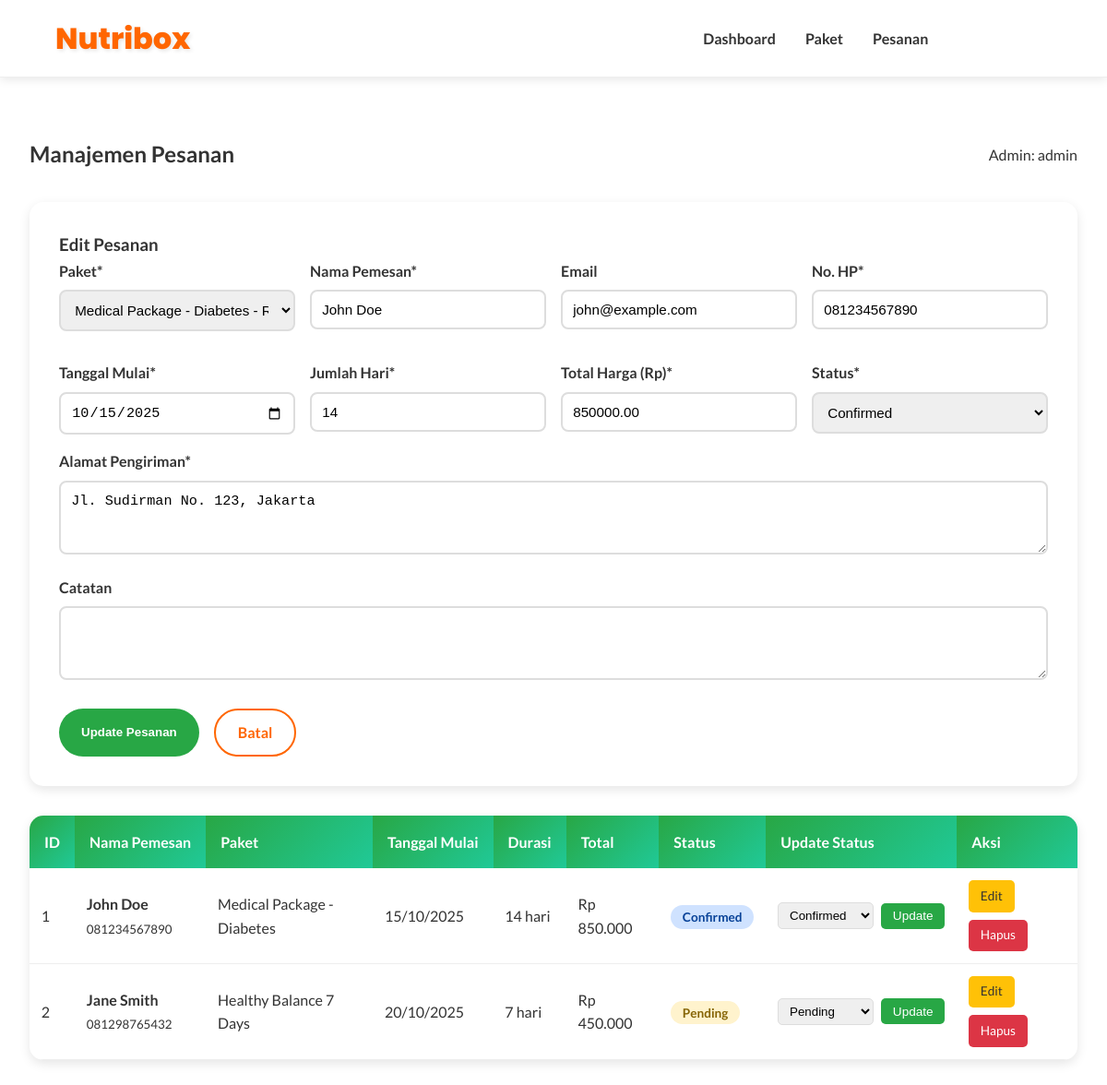
Page /manage_pesanan.php?edit=1 (signed in) on the committed database.
### tables this page shows
CREATE TABLE pesanan (
    id INT(11) PRIMARY KEY AUTO_INCREMENT,
    user_id INT(11),
    paket_id INT(11),
    nama_pemesan VARCHAR(100) NOT NULL,
    email VARCHAR(100),
    phone VARCHAR(20) NOT NULL,
    alamat TEXT NOT NULL,
    tanggal_mulai DATE NOT NULL,
    jumlah_hari INT(11) NOT NULL,
    total_harga DECIMAL(10,2) NOT NULL,
    status ENUM('pending', 'confirmed', 'processing', 'delivered', 'cancelled') DEFAULT 'pending',
    catatan TEXT,
    created_at TIMESTAMP DEFAULT CURRENT_TIMESTAMP,
    updated_at TIMESTAMP DEFAULT CURRENT_TIMESTAMP ON UPDATE CURRENT_TIMESTAMP,
    FOREIGN KEY (user_id) REFERENCES users(id) ON DELETE SET NULL,
    FOREIGN KEY (paket_id) REFERENCES paket_catering(id) ON DELETE SET NULL
);

CREATE TABLE paket_catering (
    id INT(11) PRIMARY KEY AUTO_INCREMENT,
    nama_paket VARCHAR(100) NOT NULL,
    kategori ENUM('medical', 'weight', 'healthy', 'kids') NOT NULL,
    deskripsi TEXT,
    harga DECIMAL(10,2) NOT NULL,
    durasi INT(11) DEFAULT 7 COMMENT 'Durasi dalam hari',
    kalori INT(11),
    status ENUM('active', 'inactive') DEFAULT 'active',
    gambar VARCHAR(255),
    created_at TIMESTAMP DEFAULT CURRENT_TIMESTAMP,
    updated_at TIMESTAMP DEFAULT CURRENT_TIMESTAMP ON UPDATE CURRENT_TIMESTAMP
);

### manage_pesanan.php (the view, shortened to what this page needs)
<?php
require_once 'koneksi.php';
$username = $_SESSION['username'];
$edit_data = null;
if (isset($_GET['edit'])) {
    $id = (int)$_GET['edit'];
    $result = mysqli_query($conn, "SELECT * FROM pesanan WHERE id = $id");
    $edit_data = mysqli_fetch_assoc($result);
}
$pesanan_query = "SELECT p.*, pc.nama_paket, pc.kategori
                  FROM pesanan p
                  LEFT JOIN paket_catering pc ON p.paket_id = pc.id
                  ORDER BY p.created_at DESC";
$pesanan_list = mysqli_query($conn, $pesanan_query);
$paket_options = mysqli_query($conn, "SELECT id, nama_paket, harga FROM paket_catering WHERE status = 'active'");
?>
<!DOCTYPE html>
<html lang="id">
<head>
    <link rel="stylesheet" href="style.css">
</head>
<body>
    <header>
        <div class="container">
            <h1>Nutribox</h1>
            <nav>
                <ul>
                    <li><a href="dashboard.php">Dashboard</a></li>
                    <li><a href="manage_paket.php">Paket</a></li>
                    <li><a href="manage_pesanan.php">Pesanan</a></li>
                    <li><a href="logout.php" class="btn-logout">Logout</a></li>
                </ul>
            </nav>
        </div>
    </header>
    <div class="crud-container">
        <div class="crud-header">
            <h2>Manajemen Pesanan</h2>
            <span>Admin: <?php echo htmlspecialchars($username); ?></span>
        </div>
        <div class="form-container">
            <h3><?php echo $edit_data ? 'Edit Pesanan' : 'Tambah Pesanan Baru'; ?></h3>
            <form method="POST" action="">
                <div class="form-grid">
                    <div class="form-group">
                        <label>Paket*</label>
                        <select name="paket_id" required>
                            <?php
                            mysqli_data_seek($paket_options, 0);
                            while ($paket = mysqli_fetch_assoc($paket_options)):
                            ?>
                                <option value="<?php echo $paket['id']; ?>"
                                    <?php echo ($edit_data['paket_id'] ?? '') == $paket['id'] ? 'selected' : ''; ?>>
                                    <?php echo htmlspecialchars($paket['nama_paket']); ?> - Rp <?php echo number_format($paket['harga'], 0, ',', '.'); ?>
                                </option>
                            <?php endwhile; ?>
                        </select>
                    </div>
                    <div class="form-group">
                        <label>Nama Pemesan*</label>
                        <input type="text" name="nama_pemesan" value="<?php echo $edit_data['nama_pemesan'] ?? ''; ?>" required>
                    </div>
                    <div class="form-group">
                        <label>Email</label>
                        <input type="email" name="email" value="<?php echo $edit_data['email'] ?? ''; ?>">
                    </div>
                    <div class="form-group">
                        <label>No. HP*</label>
                        <input type="text" name="phone" value="<?php echo $edit_data['phone'] ?? ''; ?>" required>
                    </div>
                    <div class="form-group">
                        <label>Tanggal Mulai*</label>
                        <input type="date" name="tanggal_mulai" value="<?php echo $edit_data['tanggal_mulai'] ?? date('Y-m-d'); ?>" required>
                    </div>
                    <div class="form-group">
                        <label>Jumlah Hari*</label>
                        <input type="number" name="jumlah_hari" value="<?php echo $edit_data['jumlah_hari'] ?? 7; ?>" min="1" required>
                    </div>
                    <div class="form-group">
                        <label>Total Harga (Rp)*</label>
                        <input type="number" name="total_harga" value="<?php echo $edit_data['total_harga'] ?? ''; ?>" step="1000" required>
                    </div>
                    <div class="form-group">
                        <label>Status*</label>
                        <select name="status" required>
                            <option value="confirmed" <?php echo ($edit_data['status'] ?? '') == 'confirmed' ? 'selected' : ''; ?>>Confirmed</option>
                        </select>
                    </div>
                </div>
                <div class="form-group">
                    <label>Alamat Pengiriman*</label>
                    <textarea name="alamat" required><?php echo $edit_data['alamat'] ?? ''; ?></textarea>
                </div>
                <div class="form-group">
                    <label>Catatan</label>
                    <textarea name="catatan"><?php echo $edit_data['catatan'] ?? ''; ?></textarea>
                </div>
                <div style="display: flex; gap: 1rem; margin-top: 1.5rem;">
                    <button type="submit" class="btn btn-primary">
                        <?php echo $edit_data ? 'Update Pesanan' : 'Tambah Pesanan'; ?>
                    </button>
                    <?php if ($edit_data): ?>
                        <a href="manage_pesanan.php" class="btn btn-outline">Batal</a>
                    <?php endif; ?>
                </div>
            </form>
        </div>
        <div class="table-container">
            <table>
                <thead>
                    <tr>
                        <th>ID</th>
                        <th>Nama Pemesan</th>
                        <th>Paket</th>
                        <th>Tanggal Mulai</th>
                        <th>Durasi</th>
                        <th>Total</th>
                        <th>Status</th>
                        <th>Update Status</th>
                        <th>Aksi</th>
                    </tr>
                </thead>
                <tbody>
                    <?php while ($row = mysqli_fetch_assoc($pesanan_list)): ?>
                    <tr>
                        <td><?php echo $row['id']; ?></td>
                        <td>
                            <strong><?php echo htmlspecialchars($row['nama_pemesan']); ?></strong><br>
                            <small><?php echo htmlspecialchars($row['phone']); ?></small>
                        </td>
                        <td><?php echo htmlspecialchars($row['nama_paket'] ?? 'N/A'); ?></td>
                        <td><?php echo date('d/m/Y', strtotime($row['tanggal_mulai'])); ?></td>
                        <td><?php echo $row['jumlah_hari']; ?> hari</td>
                        <td>Rp <?php echo number_format($row['total_harga'], 0, ',', '.'); ?></td>
                        <td>
                            <span class="badge badge-<?php echo $row['status']; ?>">
                                <?php echo ucfirst($row['status']); ?>
                            </span>
                        </td>
                        <td>
                            <form method="POST" class="status-form">
                                <select name="status">
                                    <option value="pending" <?php echo $row['status'] == 'pending' ? 'selected' : ''; ?>>Pending</option>
                                    <option value="confirmed" <?php echo $row['status'] == 'confirmed' ? 'selected' : ''; ?>>Confirmed</option>
                                </select>
                                <button type="submit" name="update_status" class="btn-small btn-primary">Update</button>
                            </form>
                        </td>
                        <td>
                            <div class="action-buttons">
                                <a href="?edit=<?php echo $row['id']; ?>" class="btn-small btn-edit">Edit</a>
                                <a href="?delete=<?php echo $row['id']; ?>"
                                   class="btn-small btn-delete"
                                   onclick="return confirm('Yakin ingin menghapus pesanan ini?')">Hapus</a>
                            </div>
                        </td>
                    </tr>
                    <?php endwhile; ?>
                </tbody>
            </table>
        </div>
    </div>
</body>
</html>

### style.css (style rules this page uses)
* { margin: 0; padding: 0; box-sizing: border-box; }
body { font-family: 'Lato', sans-serif; line-height: 1.6; color: #333; }
.container { width: 90%; max-width: 1200px; margin: auto; }
.btn { display: inline-block; padding: 0.7rem 1.5rem; border-radius: 50px; font-weight: 600; transition: 0.3s ease; text-decoration: none; cursor: pointer; border: none; }
.btn-primary { background: #28a745; color: #fff; }
.btn-outline { border: 2px solid #ff6600; color: #ff6600; background: transparent; }
header { background: #fff; border-bottom: 1px solid #eee; padding: 1rem 0; position: sticky; top: 0; z-index: 100; box-shadow: 0 2px 10px rgba(0,0,0,0.1); }
header .container { display: flex; justify-content: space-between; align-items: center; }
header h1 { font-family: 'Poppins', sans-serif; font-weight: 800; font-size: 2rem; color: #ff6600; text-shadow: 2px 2px 4px rgba(0,0,0,0.1); }
nav ul { list-style: none; display: flex; gap: 2rem; }
nav a { color: #333; font-weight: 600; text-decoration: none; position: relative; transition: all 0.3s ease; padding: 0.5rem 0; }
nav a::after { content: ""; position: absolute; left: 0; bottom: -4px; width: 0; height: 3px; background: linear-gradient(45deg, #ff6600, #ff8c42); border-radius: 2px; transition: width 0.3s ease; }
.form-group { margin-bottom: 1.5rem; }
.form-group label { display: block; margin-bottom: 0.5rem; color: #333; font-weight: 600; }
.form-group input { width: 100%; padding: 0.8rem; border: 2px solid #ddd; border-radius: 10px; font-size: 1rem; transition: all 0.3s ease; outline: none; }
.btn-logout { background: rgba(255,255,255,0.2); color: white; padding: 0.6rem 1.5rem; border: 2px solid white; border-radius: 25px; text-decoration: none; font-weight: 600; transition: all 0.3s ease; }

### manage_pesanan.php (style rules this page uses)
.crud-container { max-width: 1400px; margin: 2rem auto; padding: 2rem; }
.crud-header { display: flex; justify-content: space-between; align-items: center; margin-bottom: 2rem; }
.form-container { background: white; padding: 2rem; border-radius: 15px; box-shadow: 0 4px 12px rgba(0,0,0,0.1); margin-bottom: 2rem; }
.form-grid { display: grid; grid-template-columns: repeat(auto-fit, minmax(250px, 1fr)); gap: 1rem; }
.form-group { margin-bottom: 1rem; }
.form-group label { display: block; margin-bottom: 0.5rem; font-weight: 600; color: #333; }
.form-group input, .form-group select, .form-group textarea { width: 100%; padding: 0.7rem; border: 2px solid #ddd; border-radius: 8px; font-size: 0.95rem; }
.form-group textarea { min-height: 80px; resize: vertical; }
.table-container { background: white; border-radius: 15px; box-shadow: 0 4px 12px rgba(0,0,0,0.1); overflow-x: auto; }
table { width: 100%; border-collapse: collapse; min-width: 1000px; }
th { background: linear-gradient(135deg, #28a745, #20c997); color: white; padding: 1rem; text-align: left; font-weight: 600; white-space: nowrap; }
td { padding: 0.8rem; border-bottom: 1px solid #eee; }
.action-buttons { display: flex; gap: 0.5rem; flex-wrap: wrap; }
.btn-small { padding: 0.4rem 0.8rem; font-size: 0.85rem; border-radius: 5px; text-decoration: none; display: inline-block; border: none; cursor: pointer; }
.btn-edit { background: #ffc107; color: #333; }
.btn-delete { background: #dc3545; color: white; }
.badge { padding: 0.3rem 0.8rem; border-radius: 20px; font-size: 0.85rem; font-weight: 600; white-space: nowrap; }
.badge-pending { background: #fff3cd; color: #856404; }
.badge-confirmed { background: #cfe2ff; color: #084298; }
.status-form { display: flex; gap: 0.5rem; align-items: center; }
.status-form select { padding: 0.3rem 0.5rem; border: 1px solid #ddd; border-radius: 5px; }

### rows in the picture
pesanan: paket_id "Medical Package - Diabetes - Rp 850.000", nama_pemesan "John Doe", email "john@example.com", phone "081234567890", tanggal_mulai "10/15/2025", jumlah_hari "14", total_harga "850000.00", status "Confirmed", alamat "Jl. Sudirman No. 123, Jakarta", id "1", paket.nama_paket "Medical Package - Diabetes", tanggal_mulai "15/10/2025", total_harga "850.000"
pesanan: id "2", nama_pemesan "Jane Smith", phone "081298765432", paket.nama_paket "Healthy Balance 7 Days", tanggal_mulai "20/10/2025", jumlah_hari "7", total_harga "450.000", status "Pending"

### other values in the picture
$username "admin"
